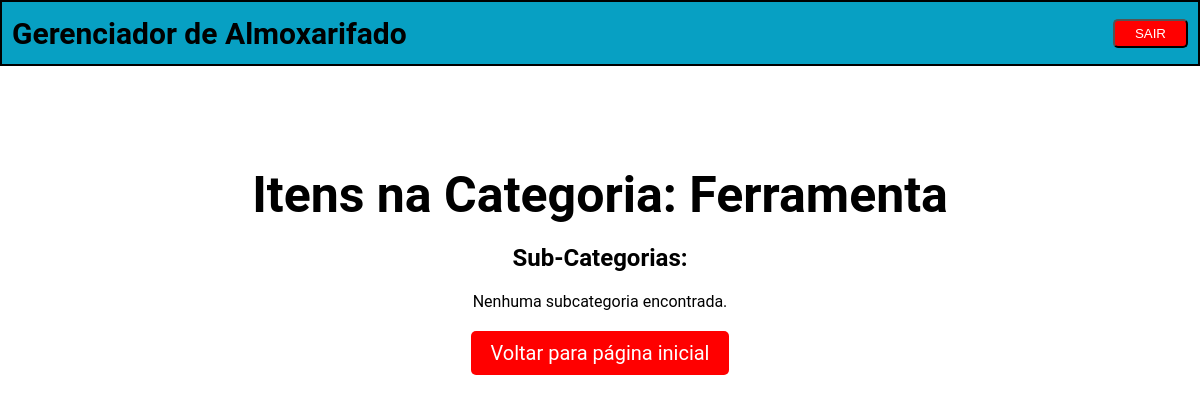
Before: /items-material-instalacao/Ferramenta/ (signed in) with the older database file.
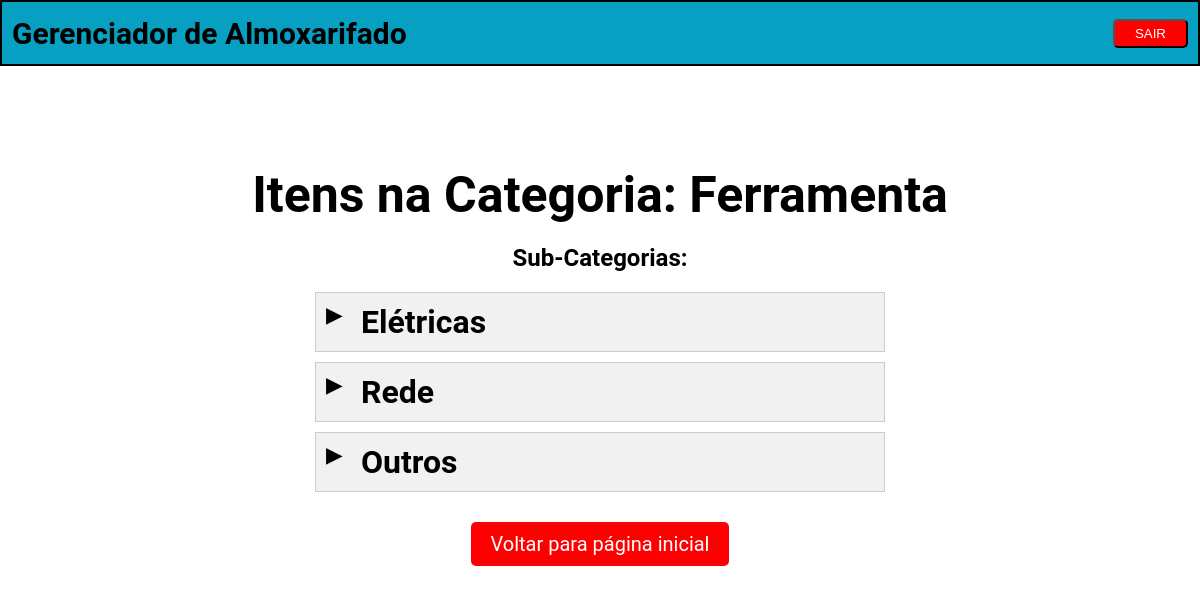
After: the same page with the newer database file.
### items/models.py (models this page shows, shortened)
class Items(models.Model):
    name = models.CharField(verbose_name="Nome", max_length=100, null=False, blank=False, default='')
    brand = models.CharField(verbose_name="Marca", max_length=100, default='')
    model = models.CharField(verbose_name="Modelo", max_length=100, blank=False, default='')
    location = models.CharField(verbose_name="Localização", max_length=100, null=False, blank=False, default='')
    category = models.CharField(verbose_name="Categoria", max_length=100, default='')
    sub_category = models.CharField(verbose_name="Sub-Categoria", max_length=100, default='')
    quantity = models.PositiveIntegerField(verbose_name="Quantidades de Unidades")
    create_at = models.DateField(auto_now_add=True, null=False, blank=False)
    finished_at = models.DateField(null=True)
    locality = models.CharField(verbose_name="Localidade", max_length=100, blank=False, default='')
    observation = models.CharField(verbose_name="Observação", max_length=300, default='', blank=True)

### items/views.py (the view)
# urls.py: path('items-material-instalacao/<str:category>/', ItemsSubMaterialInstalacao.as_view(template_name="items/pag_subs_category/items_material_instalacao.html"), name="items_material_instalacao"),
class ItemsSubMaterialInstalacao(LoginRequiredMixin, ListView):
   model: Items
   template_name = "items/pag_sub_category/items_material_instalacao.html"
   context_object_name = 'item_material_aplicacao_list'
   def get_queryset(self):
        category = self.kwargs['category']
        return Items.objects.filter(category=category)
   def get_context_data(self, **kwargs):
      context = super().get_context_data(**kwargs)
      items = context['item_material_aplicacao_list']
      context['has_eletricas'] = any(item.sub_category == "Elétricas" for item in items)
      context['has_rede'] = any(item.sub_category == "Rede" for item in items)
      context['has_outros'] = any(item.sub_category == "Outros" for item in items)
      return context

### items/templates/items/pag_subs_category/items_material_instalacao.html (shortened to what this page needs)
{% load static %}
<!DOCTYPE html>
<html lang="pt-br">
<head>
  <link rel="stylesheet" href="{% static 'css/items_sub.css' %}">
</head>
<body>
  <header>
    <a href="{% url 'items_main' %}"> <h2>Gerenciador de Almoxarifado</h2></a>
    <form method="POST" action="{% url 'logout' %}">
      <button class="button_logout" type="submit">SAIR</button>
  </header>
  <main>
    <h1 class="titulo">Itens na Categoria: {{ request.resolver_match.kwargs.category }}</h1>
    <h2>Sub-Categorias: </h2>
    {% if item_material_aplicacao_list %}
      <form>
        <div class="expandable-list">
          <div class="item">
            <div class="header" onclick="toggleContent(this)">
              <span class="arrow">&#9654;</span>
              <h1>Elétricas</h1>
            </div>
            <div class="content">
              {% if not has_eletricas %}
                <div>
                  <p>Não há itens cadastrados para a categoria <strong>"Equipamentos"<strong/>.</p>
                </div>
              {% endif %}
            </div>
          </div>
          <div class="item">
            <div class="header" onclick="toggleContent(this)">
              <span class="arrow">&#9654;</span>
              <h1>Rede</h1>
            </div>
            <div class="content">
              {% if not has_rede %}
                <div>
                  <p>Não há itens cadastrados para a categoria <strong>"Rede"<strong/>.</p>
                </div>
              {% endif %}
            </div>
          </div>
          <div class="item">
            <div class="header" onclick="toggleContent(this)">
              <span class="arrow">&#9654;</span>
              <h1>Outros</h1>
            </div>
            <div class="content">
              {% if not has_outros %}
                <div>
                  <p>Não há itens cadastrados para a categoria <strong>"Outros"<strong/>.</p>
                </div>
              {% endif %}
            </div>
          </div>
        </div>
      </form>
    {% else %}
        <p>Nenhuma subcategoria encontrada.</p>
    {% endif %}
    <a href="{% url 'items_main' %}" class="btn btn-delete">Voltar para página inicial</a>
  </main>
</body>
</html>

Changed rows visible on the page:
added Items: resolver_match.kwargs.category "Ferramenta"
Other visible differences:
{{ request.resolver_match.kwargs.category }}: "Ferramenta" → (not shown)
text no longer shown: "Nenhuma subcategoria encontrada."
text now shown: "▶ Elétricas ▶ Rede ▶ Outros"
